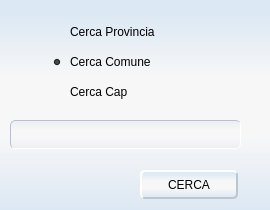
<?xml version="1.0" encoding="UTF-8"?>
<ui version="4.0">
 <class>CercaGeo</class>
 <widget class="QMainWindow" name="CercaGeo">
  <property name="windowModality">
   <enum>Qt::NonModal</enum>
  </property>
  <property name="geometry">
   <rect>
    <x>0</x>
    <y>0</y>
    <width>270</width>
    <height>210</height>
   </rect>
  </property>
  <property name="minimumSize">
   <size>
    <width>270</width>
    <height>210</height>
   </size>
  </property>
  <property name="maximumSize">
   <size>
    <width>270</width>
    <height>210</height>
   </size>
  </property>
  <property name="windowTitle">
   <string>Cerca Territorio</string>
  </property>
  <property name="windowIcon">
   <iconset resource="stile_albero.qrc">
    <normaloff>:/resources/icon.png</normaloff>:/resources/icon.png</iconset>
  </property>
  <widget class="QWidget" name="centralWidget">
   <property name="styleSheet">
    <string notr="true">/* sets background color  */
QWidget {
background-color:rgba(255,255,255,0);
}
QWidget#centralWidget{
	background-color: qlineargradient(spread:pad, x1:0, y1:1, x2:0, y2:0, stop:0 rgba(220, 232, 243, 255), stop:0.35545 rgba(247, 247, 247, 255), stop:0.635071 rgba(247, 247, 247, 255), stop:0.933649 rgba(220, 232, 243, 255));
}

QLineEdit {
     border: 1px inset rgb(188, 189, 207);
     border-radius: 5px;
     padding: 0 3px;
	background-color: qlineargradient(spread:pad, x1:0, y1:1, x2:0, y2:0, stop:0.0545455 rgba(237, 240, 243, 255), stop:0.35545 rgba(247, 247, 247, 255), stop:0.635071 rgba(247, 247, 247, 255), stop:0.933649 rgba(237, 240, 243, 255));
 }</string>
   </property>
   <widget class="QRadioButton" name="cercaProv">
    <property name="geometry">
     <rect>
      <x>50</x>
      <y>20</y>
      <width>151</width>
      <height>24</height>
     </rect>
    </property>
    <property name="font">
     <font>
      <family>Arial</family>
     </font>
    </property>
    <property name="focusPolicy">
     <enum>Qt::NoFocus</enum>
    </property>
    <property name="text">
     <string>Cerca Provincia</string>
    </property>
   </widget>
   <widget class="QRadioButton" name="cercaCom">
    <property name="geometry">
     <rect>
      <x>50</x>
      <y>50</y>
      <width>131</width>
      <height>24</height>
     </rect>
    </property>
    <property name="font">
     <font>
      <family>Arial</family>
     </font>
    </property>
    <property name="focusPolicy">
     <enum>Qt::NoFocus</enum>
    </property>
    <property name="text">
     <string>Cerca Comune</string>
    </property>
    <property name="checked">
     <bool>true</bool>
    </property>
   </widget>
   <widget class="QRadioButton" name="cercaCap">
    <property name="geometry">
     <rect>
      <x>50</x>
      <y>80</y>
      <width>141</width>
      <height>24</height>
     </rect>
    </property>
    <property name="font">
     <font>
      <family>Arial</family>
     </font>
    </property>
    <property name="focusPolicy">
     <enum>Qt::NoFocus</enum>
    </property>
    <property name="text">
     <string>Cerca Cap</string>
    </property>
   </widget>
   <widget class="QLineEdit" name="nome_ricerca">
    <property name="geometry">
     <rect>
      <x>10</x>
      <y>120</y>
      <width>231</width>
      <height>29</height>
     </rect>
    </property>
   </widget>
   <widget class="QPushButton" name="cercaButton">
    <property name="geometry">
     <rect>
      <x>140</x>
      <y>170</y>
      <width>98</width>
      <height>29</height>
     </rect>
    </property>
    <property name="font">
     <font>
      <family>Arial</family>
     </font>
    </property>
    <property name="focusPolicy">
     <enum>Qt::NoFocus</enum>
    </property>
    <property name="styleSheet">
     <string notr="true"> QPushButton {
     border: 2px outset  rgb(188, 198, 207);
     border-radius: 5px;
     background-color: qlineargradient(spread:pad, x1:0, y1:1, x2:0, y2:0, stop:0 rgba(220, 232, 243, 255), stop:0.35545 rgba(247, 247, 247, 255), stop:0.635071 rgba(247, 247, 247, 255), stop:0.933649 rgba(220, 232, 243, 255));
   
 }

 QPushButton:pressed {
	border: 2px inset  rgb(188, 198, 207);
     background-color: qlineargradient(x1: 0, y1: 0, x2: 0, y2: 1,
                                       stop: 0 #dadbde, stop: 1 #f6f7fa);
 }
</string>
    </property>
    <property name="text">
     <string>CERCA</string>
    </property>
   </widget>
  </widget>
 </widget>
 <layoutdefault spacing="6" margin="11"/>
 <resources>
  <include location="stile_albero.qrc"/>
 </resources>
 <connections/>
</ui>
